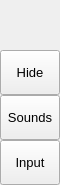
        <widget class="QFrame" name="leftMenuBg">
         <property name="minimumSize">
          <size>
           <width>60</width>
           <height>0</height>
          </size>
         </property>
         <property name="maximumSize">
          <size>
           <width>60</width>
           <height>16777215</height>
          </size>
         </property>
         <property name="frameShape">
          <enum>QFrame::NoFrame</enum>
         </property>
         <property name="frameShadow">
          <enum>QFrame::Raised</enum>
         </property>
         <layout class="QVBoxLayout" name="verticalLayout_3">
          <property name="spacing">
           <number>0</number>
          </property>
          <property name="leftMargin">
           <number>0</number>
          </property>
          <property name="topMargin">
           <number>0</number>
          </property>
          <property name="rightMargin">
           <number>0</number>
          </property>
          <property name="bottomMargin">
           <number>0</number>
          </property>
          <item>
           <widget class="QFrame" name="topLogoInfo">
            <property name="minimumSize">
             <size>
              <width>0</width>
              <height>50</height>
             </size>
            </property>
            <property name="maximumSize">
             <size>
              <width>16777215</width>
              <height>50</height>
             </size>
            </property>
            <property name="frameShape">
             <enum>QFrame::NoFrame</enum>
            </property>
            <property name="frameShadow">
             <enum>QFrame::Raised</enum>
            </property>
            <widget class="QFrame" name="topLogo">
             <property name="geometry">
              <rect>
               <x>10</x>
               <y>5</y>
               <width>42</width>
               <height>42</height>
              </rect>
             </property>
             <property name="minimumSize">
              <size>
               <width>42</width>
               <height>42</height>
              </size>
             </property>
             <property name="maximumSize">
              <size>
               <width>42</width>
               <height>42</height>
              </size>
             </property>
             <property name="frameShape">
              <enum>QFrame::NoFrame</enum>
             </property>
             <property name="frameShadow">
              <enum>QFrame::Raised</enum>
             </property>
            </widget>
            <widget class="QLabel" name="titleLeftApp">
             <property name="geometry">
              <rect>
               <x>70</x>
               <y>8</y>
               <width>160</width>
               <height>20</height>
              </rect>
             </property>
             <property name="font">
              <font>
               <family>Segoe UI Semibold</family>
               <pointsize>12</pointsize>
               <weight>7</weight>
               <italic>false</italic>
               <bold>false</bold>
              </font>
             </property>
             <property name="text">
              <string>PyDracula</string>
             </property>
             <property name="alignment">
              <set>Qt::AlignLeading|Qt::AlignLeft|Qt::AlignTop</set>
             </property>
            </widget>
            <widget class="QLabel" name="titleLeftDescription">
             <property name="geometry">
              <rect>
               <x>70</x>
               <y>27</y>
               <width>160</width>
               <height>16</height>
              </rect>
             </property>
             <property name="maximumSize">
              <size>
               <width>16777215</width>
               <height>16</height>
              </size>
             </property>
             <property name="font">
              <font>
               <family>Segoe UI</family>
               <pointsize>8</pointsize>
               <weight>50</weight>
               <italic>false</italic>
               <bold>false</bold>
              </font>
             </property>
             <property name="text">
              <string>Inaudible Sound Attacks</string>
             </property>
             <property name="alignment">
              <set>Qt::AlignLeading|Qt::AlignLeft|Qt::AlignTop</set>
             </property>
            </widget>
           </widget>
          </item>
          <item>
           <widget class="QFrame" name="leftMenuFrame">
            <property name="frameShape">
             <enum>QFrame::NoFrame</enum>
            </property>
            <property name="frameShadow">
             <enum>QFrame::Raised</enum>
            </property>
            <layout class="QVBoxLayout" name="verticalMenuLayout">
             <property name="spacing">
              <number>0</number>
             </property>
             <property name="leftMargin">
              <number>0</number>
             </property>
             <property name="topMargin">
              <number>0</number>
             </property>
             <property name="rightMargin">
              <number>0</number>
             </property>
             <property name="bottomMargin">
              <number>0</number>
             </property>
             <item>
              <widget class="QFrame" name="toggleBox">
               <property name="maximumSize">
                <size>
                 <width>16777215</width>
                 <height>45</height>
                </size>
               </property>
               <property name="frameShape">
                <enum>QFrame::NoFrame</enum>
               </property>
               <property name="frameShadow">
                <enum>QFrame::Raised</enum>
               </property>
               <layout class="QVBoxLayout" name="verticalLayout_4">
                <property name="spacing">
                 <number>0</number>
                </property>
                <property name="leftMargin">
                 <number>0</number>
                </property>
                <property name="topMargin">
                 <number>0</number>
                </property>
                <property name="rightMargin">
                 <number>0</number>
                </property>
                <property name="bottomMargin">
                 <number>0</number>
                </property>
                <item>
                 <widget class="QPushButton" name="toggleButton">
                  <property name="sizePolicy">
                   <sizepolicy hsizetype="Expanding" vsizetype="Fixed">
                    <horstretch>0</horstretch>
                    <verstretch>0</verstretch>
                   </sizepolicy>
                  </property>
                  <property name="minimumSize">
                   <size>
                    <width>0</width>
                    <height>45</height>
                   </size>
                  </property>
                  <property name="font">
                   <font>
                    <family>Segoe UI</family>
                    <pointsize>10</pointsize>
                    <weight>50</weight>
                    <italic>false</italic>
                    <bold>false</bold>
                   </font>
                  </property>
                  <property name="cursor">
                   <cursorShape>PointingHandCursor</cursorShape>
                  </property>
                  <property name="layoutDirection">
                   <enum>Qt::LeftToRight</enum>
                  </property>
                  <property name="styleSheet">
                   <string notr="true">background-image: url(:/icons/images/icons/icon_menu.png);</string>
                  </property>
                  <property name="text">
                   <string>Hide</string>
                  </property>
                 </widget>
                </item>
               </layout>
              </widget>
             </item>
             <item alignment="Qt::AlignTop">
              <widget class="QFrame" name="topMenu">
               <property name="frameShape">
                <enum>QFrame::NoFrame</enum>
               </property>
               <property name="frameShadow">
                <enum>QFrame::Raised</enum>
               </property>
               <layout class="QVBoxLayout" name="verticalLayout_8">
                <property name="spacing">
                 <number>0</number>
                </property>
                <property name="leftMargin">
                 <number>0</number>
                </property>
                <property name="topMargin">
                 <number>0</number>
                </property>
                <property name="rightMargin">
                 <number>0</number>
                </property>
                <property name="bottomMargin">
                 <number>0</number>
                </property>
                <item>
                 <widget class="QPushButton" name="btn_widgets">
                  <property name="sizePolicy">
                   <sizepolicy hsizetype="Expanding" vsizetype="Fixed">
                    <horstretch>0</horstretch>
                    <verstretch>0</verstretch>
                   </sizepolicy>
                  </property>
                  <property name="minimumSize">
                   <size>
                    <width>0</width>
                    <height>45</height>
                   </size>
                  </property>
                  <property name="font">
                   <font>
                    <family>Segoe UI</family>
                    <pointsize>10</pointsize>
                    <weight>50</weight>
                    <italic>false</italic>
                    <bold>false</bold>
                   </font>
                  </property>
                  <property name="cursor">
                   <cursorShape>PointingHandCursor</cursorShape>
                  </property>
                  <property name="layoutDirection">
                   <enum>Qt::LeftToRight</enum>
                  </property>
                  <property name="styleSheet">
                   <string notr="true">background-image: url(:/icons/images/icons/cil-media-play.png);</string>
                  </property>
                  <property name="text">
                   <string>Sounds</string>
                  </property>
                 </widget>
                </item>
                <item>
                 <widget class="QPushButton" name="btn_new">
                  <property name="sizePolicy">
                   <sizepolicy hsizetype="Expanding" vsizetype="Fixed">
                    <horstretch>0</horstretch>
                    <verstretch>0</verstretch>
                   </sizepolicy>
                  </property>
                  <property name="minimumSize">
                   <size>
                    <width>0</width>
                    <height>45</height>
                   </size>
                  </property>
                  <property name="font">
                   <font>
                    <family>Segoe UI</family>
                    <pointsize>10</pointsize>
                    <weight>50</weight>
                    <italic>false</italic>
                    <bold>false</bold>
                   </font>
                  </property>
                  <property name="cursor">
                   <cursorShape>PointingHandCursor</cursorShape>
                  </property>
                  <property name="layoutDirection">
                   <enum>Qt::LeftToRight</enum>
                  </property>
                  <property name="styleSheet">
                   <string notr="true">background-image: url(:/icons/images/icons/cil-microphone.png)</string>
                  </property>
                  <property name="text">
                   <string>Input</string>
                  </property>
                 </widget>
                </item>
               </layout>
              </widget>
             </item>
             <item alignment="Qt::AlignBottom">
              <widget class="QFrame" name="bottomMenu">
               <property name="frameShape">
                <enum>QFrame::NoFrame</enum>
               </property>
               <property name="frameShadow">
                <enum>QFrame::Raised</enum>
               </property>
               <layout class="QVBoxLayout" name="verticalLayout_9">
                <property name="spacing">
                 <number>0</number>
                </property>
                <property name="leftMargin">
                 <number>0</number>
                </property>
                <property name="topMargin">
                 <number>0</number>
                </property>
                <property name="rightMargin">
                 <number>0</number>
                </property>
                <property name="bottomMargin">
                 <number>0</number>
                </property>
               </layout>
              </widget>
             </item>
            </layout>
           </widget>
          </item>
         </layout>
        </widget>
